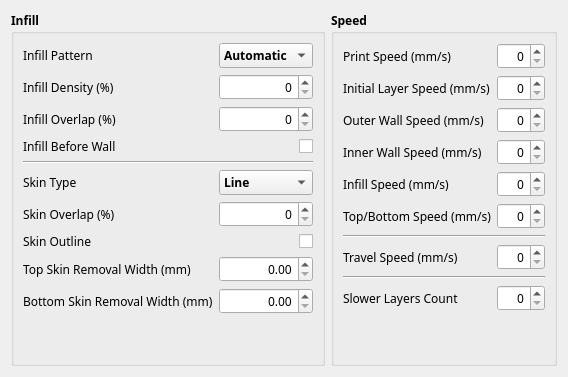
     <widget class="QWidget" name="tab_speed">
      <attribute name="title">
       <string>Infill / Speed</string>
      </attribute>
      <layout class="QGridLayout" name="gridLayout_7">
       <item row="0" column="0">
        <widget class="QGroupBox" name="groupBox_3">
         <property name="minimumSize">
          <size>
           <width>0</width>
           <height>0</height>
          </size>
         </property>
         <property name="maximumSize">
          <size>
           <width>16777215</width>
           <height>16777215</height>
          </size>
         </property>
         <property name="font">
          <font>
           <family>맑은 고딕</family>
           <pointsize>9</pointsize>
           <weight>75</weight>
           <bold>true</bold>
          </font>
         </property>
         <property name="title">
          <string>Infill</string>
         </property>
         <layout class="QGridLayout" name="gridLayout_3" columnstretch="2,1">
          <item row="3" column="1">
           <widget class="CustomCheckBox" name="checkBox_infill_before_wall">
            <property name="font">
             <font>
              <family>맑은 고딕</family>
              <pointsize>9</pointsize>
              <weight>50</weight>
              <bold>false</bold>
             </font>
            </property>
            <property name="toolTip">
             <string>infill_before_wall_tooltip</string>
            </property>
            <property name="layoutDirection">
             <enum>Qt::RightToLeft</enum>
            </property>
            <property name="text">
             <string/>
            </property>
            <property name="originalValue" stdset="0">
             <bool>false</bool>
            </property>
           </widget>
          </item>
          <item row="5" column="0" colspan="2">
           <widget class="Line" name="line_18">
            <property name="orientation">
             <enum>Qt::Horizontal</enum>
            </property>
           </widget>
          </item>
          <item row="8" column="1">
           <widget class="CustomCheckBox" name="checkBox_skin_outline">
            <property name="font">
             <font>
              <family>맑은 고딕</family>
              <pointsize>9</pointsize>
              <weight>50</weight>
              <bold>false</bold>
             </font>
            </property>
            <property name="toolTip">
             <string>skin_outline_tooltip</string>
            </property>
            <property name="layoutDirection">
             <enum>Qt::RightToLeft</enum>
            </property>
            <property name="text">
             <string/>
            </property>
            <property name="originalValue" stdset="0">
             <bool>false</bool>
            </property>
           </widget>
          </item>
          <item row="2" column="0">
           <widget class="QLabel" name="label_65">
            <property name="sizePolicy">
             <sizepolicy hsizetype="Preferred" vsizetype="Preferred">
              <horstretch>0</horstretch>
              <verstretch>0</verstretch>
             </sizepolicy>
            </property>
            <property name="minimumSize">
             <size>
              <width>0</width>
              <height>0</height>
             </size>
            </property>
            <property name="maximumSize">
             <size>
              <width>16777215</width>
              <height>16777215</height>
             </size>
            </property>
            <property name="font">
             <font>
              <family>맑은 고딕</family>
              <pointsize>9</pointsize>
              <weight>50</weight>
              <bold>false</bold>
             </font>
            </property>
            <property name="toolTip">
             <string>infill_overlap_tooltip</string>
            </property>
            <property name="text">
             <string>Infill Overlap (%)</string>
            </property>
           </widget>
          </item>
          <item row="3" column="0">
           <widget class="QLabel" name="label_3">
            <property name="font">
             <font>
              <family>맑은 고딕</family>
              <pointsize>9</pointsize>
              <weight>50</weight>
              <bold>false</bold>
             </font>
            </property>
            <property name="toolTip">
             <string>infill_before_wall_tooltip</string>
            </property>
            <property name="text">
             <string>Infill Before Wall</string>
            </property>
           </widget>
          </item>
          <item row="6" column="1">
           <widget class="CustomComboBox" name="comboBox_skin_type">
            <property name="minimumSize">
             <size>
              <width>0</width>
              <height>0</height>
             </size>
            </property>
            <property name="font">
             <font>
              <family>맑은 고딕</family>
              <pointsize>9</pointsize>
              <weight>75</weight>
              <bold>true</bold>
             </font>
            </property>
            <property name="toolTip">
             <string>skin_type_tooltip</string>
            </property>
            <property name="styleSheet">
             <string notr="true"/>
            </property>
            <property name="originalValue" stdset="0">
             <number>0</number>
            </property>
            <item>
             <property name="text">
              <string>Line</string>
             </property>
            </item>
            <item>
             <property name="text">
              <string>Concentric</string>
             </property>
            </item>
           </widget>
          </item>
          <item row="7" column="1">
           <widget class="CustomSpinBox" name="spinBox_skin_overlap">
            <property name="font">
             <font>
              <family>맑은 고딕</family>
              <pointsize>9</pointsize>
              <weight>50</weight>
              <bold>false</bold>
             </font>
            </property>
            <property name="toolTip">
             <string>skin_overlap_tooltip</string>
            </property>
            <property name="alignment">
             <set>Qt::AlignRight|Qt::AlignTrailing|Qt::AlignVCenter</set>
            </property>
            <property name="originalValue" stdset="0">
             <number>0</number>
            </property>
           </widget>
          </item>
          <item row="9" column="1">
           <widget class="CustomDoubleSpinBox" name="doubleSpinBox_top_skin_removal_width">
            <property name="font">
             <font>
              <family>맑은 고딕</family>
              <pointsize>9</pointsize>
              <weight>50</weight>
              <bold>false</bold>
             </font>
            </property>
            <property name="toolTip">
             <string>top_skin_removal_width_tooltip</string>
            </property>
            <property name="alignment">
             <set>Qt::AlignRight|Qt::AlignTrailing|Qt::AlignVCenter</set>
            </property>
            <property name="singleStep">
             <double>0.100000000000000</double>
            </property>
            <property name="originalValue" stdset="0">
             <double>0.000000000000000</double>
            </property>
           </widget>
          </item>
          <item row="1" column="0">
           <widget class="QLabel" name="label_infill_density">
            <property name="font">
             <font>
              <family>맑은 고딕</family>
              <pointsize>9</pointsize>
              <weight>50</weight>
              <bold>false</bold>
              <stylestrategy>PreferAntialias</stylestrategy>
             </font>
            </property>
            <property name="toolTip">
             <string>infill_density_tooltip</string>
            </property>
            <property name="text">
             <string>Infill Density (%)</string>
            </property>
           </widget>
          </item>
          <item row="6" column="0">
           <widget class="QLabel" name="label_5">
            <property name="font">
             <font>
              <family>맑은 고딕</family>
              <pointsize>9</pointsize>
              <weight>50</weight>
              <bold>false</bold>
             </font>
            </property>
            <property name="toolTip">
             <string>skin_type_tooltip</string>
            </property>
            <property name="text">
             <string>Skin Type</string>
            </property>
           </widget>
          </item>
          <item row="7" column="0">
           <widget class="QLabel" name="label_skin_overlap">
            <property name="font">
             <font>
              <family>맑은 고딕</family>
              <pointsize>9</pointsize>
              <weight>50</weight>
              <bold>false</bold>
             </font>
            </property>
            <property name="toolTip">
             <string>skin_overlap_tooltip</string>
            </property>
            <property name="text">
             <string>Skin Overlap (%)</string>
            </property>
           </widget>
          </item>
          <item row="10" column="0">
           <widget class="QLabel" name="label_bottom_skin_removal_width">
            <property name="font">
             <font>
              <family>맑은 고딕</family>
              <pointsize>9</pointsize>
              <weight>50</weight>
              <bold>false</bold>
             </font>
            </property>
            <property name="toolTip">
             <string>bottom_skin_removal_width_tooltip</string>
            </property>
            <property name="text">
             <string>Bottom Skin Removal Width (mm)</string>
            </property>
           </widget>
          </item>
          <item row="9" column="0">
           <widget class="QLabel" name="label_top_skin_removal_width">
            <property name="font">
             <font>
              <family>맑은 고딕</family>
              <pointsize>9</pointsize>
              <weight>50</weight>
              <bold>false</bold>
             </font>
            </property>
            <property name="toolTip">
             <string>top_skin_removal_width_tooltip</string>
            </property>
            <property name="text">
             <string>Top Skin Removal Width (mm)</string>
            </property>
           </widget>
          </item>
          <item row="0" column="1">
           <widget class="CustomComboBox" name="comboBox_infill_pattern">
            <property name="sizePolicy">
             <sizepolicy hsizetype="Minimum" vsizetype="Fixed">
              <horstretch>0</horstretch>
              <verstretch>0</verstretch>
             </sizepolicy>
            </property>
            <property name="minimumSize">
             <size>
              <width>0</width>
              <height>0</height>
             </size>
            </property>
            <property name="maximumSize">
             <size>
              <width>16777215</width>
              <height>16777215</height>
             </size>
            </property>
            <property name="font">
             <font>
              <family>맑은 고딕</family>
              <pointsize>9</pointsize>
              <weight>75</weight>
              <bold>true</bold>
             </font>
            </property>
            <property name="toolTip">
             <string>infill_pattern_tooltip</string>
            </property>
            <property name="styleSheet">
             <string notr="true"/>
            </property>
            <property name="originalValue" stdset="0">
             <number>0</number>
            </property>
            <item>
             <property name="text">
              <string>Automatic</string>
             </property>
            </item>
            <item>
             <property name="text">
              <string>Grid</string>
             </property>
            </item>
            <item>
             <property name="text">
              <string>Line</string>
             </property>
            </item>
            <item>
             <property name="text">
              <string>Concentric</string>
             </property>
            </item>
            <item>
             <property name="text">
              <string>Crystal (1)</string>
             </property>
            </item>
            <item>
             <property name="text">
              <string>Crystal (2)</string>
             </property>
            </item>
           </widget>
          </item>
          <item row="8" column="0">
           <widget class="QLabel" name="label_skin_outline">
            <property name="font">
             <font>
              <family>맑은 고딕</family>
              <pointsize>9</pointsize>
              <weight>50</weight>
              <bold>false</bold>
             </font>
            </property>
            <property name="toolTip">
             <string>skin_outline_tooltip</string>
            </property>
            <property name="text">
             <string>Skin Outline</string>
            </property>
           </widget>
          </item>
          <item row="0" column="0">
           <widget class="QLabel" name="label_14">
            <property name="font">
             <font>
              <family>맑은 고딕</family>
              <pointsize>9</pointsize>
              <weight>50</weight>
              <bold>false</bold>
             </font>
            </property>
            <property name="toolTip">
             <string>infill_pattern_tooltip</string>
            </property>
            <property name="text">
             <string>Infill Pattern</string>
            </property>
           </widget>
          </item>
          <item row="2" column="1">
           <widget class="CustomSpinBox" name="spinBox_infill_overlap">
            <property name="font">
             <font>
              <family>맑은 고딕</family>
              <pointsize>9</pointsize>
              <weight>50</weight>
              <bold>false</bold>
             </font>
            </property>
            <property name="toolTip">
             <string>infill_overlap_tooltip</string>
            </property>
            <property name="alignment">
             <set>Qt::AlignRight|Qt::AlignTrailing|Qt::AlignVCenter</set>
            </property>
            <property name="singleStep">
             <number>5</number>
            </property>
            <property name="originalValue" stdset="0">
             <number>0</number>
            </property>
           </widget>
          </item>
          <item row="10" column="1">
           <widget class="CustomDoubleSpinBox" name="doubleSpinBox_bottom_skin_removal_width">
            <property name="font">
             <font>
              <family>맑은 고딕</family>
              <pointsize>9</pointsize>
              <weight>50</weight>
              <bold>false</bold>
             </font>
            </property>
            <property name="toolTip">
             <string>bottom_skin_removal_width_tooltip</string>
            </property>
            <property name="alignment">
             <set>Qt::AlignRight|Qt::AlignTrailing|Qt::AlignVCenter</set>
            </property>
            <property name="singleStep">
             <double>0.100000000000000</double>
            </property>
            <property name="originalValue" stdset="0">
             <double>0.000000000000000</double>
            </property>
           </widget>
          </item>
          <item row="11" column="0">
           <spacer name="verticalSpacer_5">
            <property name="orientation">
             <enum>Qt::Vertical</enum>
            </property>
            <property name="sizeHint" stdset="0">
             <size>
              <width>20</width>
              <height>40</height>
             </size>
            </property>
           </spacer>
          </item>
          <item row="1" column="1">
           <widget class="CustomSpinBox" name="spinBox_infill_density">
            <property name="minimumSize">
             <size>
              <width>0</width>
              <height>0</height>
             </size>
            </property>
            <property name="maximumSize">
             <size>
              <width>16777215</width>
              <height>16777215</height>
             </size>
            </property>
            <property name="font">
             <font>
              <family>맑은 고딕</family>
              <pointsize>9</pointsize>
              <weight>50</weight>
              <bold>false</bold>
             </font>
            </property>
            <property name="toolTip">
             <string>infill_density_tooltip</string>
            </property>
            <property name="alignment">
             <set>Qt::AlignRight|Qt::AlignTrailing|Qt::AlignVCenter</set>
            </property>
            <property name="maximum">
             <number>100</number>
            </property>
           </widget>
          </item>
         </layout>
        </widget>
       </item>
       <item row="0" column="1">
        <widget class="QGroupBox" name="groupBox_23">
         <property name="sizePolicy">
          <sizepolicy hsizetype="Preferred" vsizetype="Preferred">
           <horstretch>0</horstretch>
           <verstretch>0</verstretch>
          </sizepolicy>
         </property>
         <property name="minimumSize">
          <size>
           <width>0</width>
           <height>0</height>
          </size>
         </property>
         <property name="maximumSize">
          <size>
           <width>16777215</width>
           <height>16777215</height>
          </size>
         </property>
         <property name="font">
          <font>
           <family>맑은 고딕</family>
           <pointsize>9</pointsize>
           <weight>75</weight>
           <bold>true</bold>
          </font>
         </property>
         <property name="title">
          <string>Speed</string>
         </property>
         <layout class="QGridLayout" name="gridLayout_20" columnstretch="2,1">
          <item row="5" column="1">
           <widget class="CustomDoubleSpinBox" name="doubleSpinBox_outer_wall_speed">
            <property name="minimumSize">
             <size>
              <width>0</width>
              <height>0</height>
             </size>
            </property>
            <property name="maximumSize">
             <size>
              <width>16777215</width>
              <height>16777215</height>
             </size>
            </property>
            <property name="font">
             <font>
              <family>맑은 고딕</family>
              <pointsize>9</pointsize>
              <weight>50</weight>
              <bold>false</bold>
              <stylestrategy>PreferDefault</stylestrategy>
             </font>
            </property>
            <property name="toolTip">
             <string>outer_wall_speed_tooltip</string>
            </property>
            <property name="alignment">
             <set>Qt::AlignRight|Qt::AlignTrailing|Qt::AlignVCenter</set>
            </property>
            <property name="decimals">
             <number>0</number>
            </property>
            <property name="singleStep">
             <double>5.000000000000000</double>
            </property>
            <property name="originalValue" stdset="0">
             <double>0.000000000000000</double>
            </property>
           </widget>
          </item>
          <item row="7" column="0">
           <widget class="QLabel" name="label_infill_speed">
            <property name="font">
             <font>
              <family>맑은 고딕</family>
              <pointsize>9</pointsize>
              <weight>50</weight>
              <bold>false</bold>
              <stylestrategy>PreferDefault</stylestrategy>
             </font>
            </property>
            <property name="toolTip">
             <string>infill_speed_tooltip</string>
            </property>
            <property name="text">
             <string>Infill Speed (mm/s)</string>
            </property>
           </widget>
          </item>
          <item row="8" column="0">
           <widget class="QLabel" name="label_top_bottom_speed">
            <property name="font">
             <font>
              <family>맑은 고딕</family>
              <pointsize>9</pointsize>
              <weight>50</weight>
              <bold>false</bold>
              <stylestrategy>PreferDefault</stylestrategy>
             </font>
            </property>
            <property name="toolTip">
             <string>top_bottom_speed_tooltip</string>
            </property>
            <property name="text">
             <string>Top/Bottom Speed (mm/s)</string>
            </property>
           </widget>
          </item>
          <item row="13" column="0">
           <widget class="QLabel" name="label_4">
            <property name="font">
             <font>
              <family>맑은 고딕</family>
              <weight>50</weight>
              <bold>false</bold>
             </font>
            </property>
            <property name="toolTip">
             <string>travel_speed_tooltip</string>
            </property>
            <property name="text">
             <string>Travel Speed (mm/s)</string>
            </property>
           </widget>
          </item>
          <item row="13" column="1">
           <widget class="CustomDoubleSpinBox" name="doubleSpinBox_travel_speed">
            <property name="minimumSize">
             <size>
              <width>0</width>
              <height>0</height>
             </size>
            </property>
            <property name="maximumSize">
             <size>
              <width>16777215</width>
              <height>16777215</height>
             </size>
            </property>
            <property name="font">
             <font>
              <family>맑은 고딕</family>
              <pointsize>9</pointsize>
              <weight>50</weight>
              <bold>false</bold>
              <stylestrategy>PreferDefault</stylestrategy>
             </font>
            </property>
            <property name="toolTip">
             <string>travel_speed_tooltip</string>
            </property>
            <property name="alignment">
             <set>Qt::AlignRight|Qt::AlignTrailing|Qt::AlignVCenter</set>
            </property>
            <property name="specialValueText">
             <string/>
            </property>
            <property name="suffix">
             <string/>
            </property>
            <property name="decimals">
             <number>0</number>
            </property>
            <property name="singleStep">
             <double>10.000000000000000</double>
            </property>
            <property name="originalValue" stdset="0">
             <double>0.000000000000000</double>
            </property>
           </widget>
          </item>
          <item row="14" column="0" colspan="2">
           <widget class="Line" name="line_7">
            <property name="orientation">
             <enum>Qt::Horizontal</enum>
            </property>
           </widget>
          </item>
          <item row="0" column="0">
           <widget class="QLabel" name="label_speed">
            <property name="font">
             <font>
              <family>맑은 고딕</family>
              <pointsize>9</pointsize>
              <weight>50</weight>
              <bold>false</bold>
              <stylestrategy>PreferDefault</stylestrategy>
             </font>
            </property>
            <property name="toolTip">
             <string>print_speed_tooltip</string>
            </property>
            <property name="text">
             <string>Print Speed (mm/s)</string>
            </property>
           </widget>
          </item>
          <item row="15" column="1">
           <widget class="CustomSpinBox" name="spinBox_slower_layers_count">
            <property name="font">
             <font>
              <family>맑은 고딕</family>
              <weight>50</weight>
              <bold>false</bold>
             </font>
            </property>
            <property name="toolTip">
             <string>slower_layers_count_tooltip</string>
            </property>
            <property name="alignment">
             <set>Qt::AlignRight|Qt::AlignTrailing|Qt::AlignVCenter</set>
            </property>
            <property name="originalValue" stdset="0">
             <number>0</number>
            </property>
           </widget>
          </item>
          <item row="6" column="0">
           <widget class="QLabel" name="label_inner_wall_speed">
            <property name="font">
             <font>
              <family>맑은 고딕</family>
              <pointsize>9</pointsize>
              <weight>50</weight>
              <bold>false</bold>
              <stylestrategy>PreferDefault</stylestrategy>
             </font>
            </property>
            <property name="toolTip">
             <string>inner_wall_speed_tooltip</string>
            </property>
            <property name="text">
             <string>Inner Wall Speed (mm/s)</string>
            </property>
           </widget>
          </item>
          <item row="3" column="0">
           <widget class="QLabel" name="label_initial_layer_speed">
            <property name="font">
             <font>
              <family>맑은 고딕</family>
              <pointsize>9</pointsize>
              <weight>50</weight>
              <bold>false</bold>
              <stylestrategy>PreferDefault</stylestrategy>
             </font>
            </property>
            <property name="toolTip">
             <string>initial_layer_speed_tooltip</string>
            </property>
            <property name="text">
             <string>Initial Layer Speed (mm/s)</string>
            </property>
           </widget>
          </item>
          <item row="8" column="1">
           <widget class="CustomDoubleSpinBox" name="doubleSpinBox_top_bottom_speed">
            <property name="minimumSize">
             <size>
              <width>0</width>
              <height>0</height>
             </size>
            </property>
            <property name="maximumSize">
             <size>
              <width>16777215</width>
              <height>16777215</height>
             </size>
            </property>
            <property name="font">
             <font>
              <family>맑은 고딕</family>
              <pointsize>9</pointsize>
              <weight>50</weight>
              <bold>false</bold>
              <stylestrategy>PreferDefault</stylestrategy>
             </font>
            </property>
            <property name="toolTip">
             <string>top_bottom_speed_tooltip</string>
            </property>
            <property name="alignment">
             <set>Qt::AlignRight|Qt::AlignTrailing|Qt::AlignVCenter</set>
            </property>
            <property name="decimals">
             <number>0</number>
            </property>
            <property name="singleStep">
             <double>5.000000000000000</double>
            </property>
            <property name="originalValue" stdset="0">
             <double>0.000000000000000</double>
            </property>
           </widget>
          </item>
          <item row="5" column="0">
           <widget class="QLabel" name="label_outer_wall_speed">
            <property name="font">
             <font>
              <family>맑은 고딕</family>
              <pointsize>9</pointsize>
              <weight>50</weight>
              <bold>false</bold>
              <stylestrategy>PreferDefault</stylestrategy>
             </font>
            </property>
            <property name="toolTip">
             <string>outer_wall_speed_tooltip</string>
            </property>
            <property name="text">
             <string>Outer Wall Speed (mm/s)</string>
            </property>
           </widget>
          </item>
          <item row="7" column="1">
           <widget class="CustomDoubleSpinBox" name="doubleSpinBox_infill_speed">
            <property name="minimumSize">
             <size>
              <width>0</width>
              <height>0</height>
             </size>
            </property>
            <property name="maximumSize">
             <size>
              <width>16777215</width>
              <height>16777215</height>
             </size>
            </property>
            <property name="font">
             <font>
              <family>맑은 고딕</family>
              <pointsize>9</pointsize>
              <weight>50</weight>
              <bold>false</bold>
              <stylestrategy>PreferDefault</stylestrategy>
             </font>
            </property>
            <property name="toolTip">
             <string>infill_speed_tooltip</string>
            </property>
            <property name="alignment">
             <set>Qt::AlignRight|Qt::AlignTrailing|Qt::AlignVCenter</set>
            </property>
            <property name="decimals">
             <number>0</number>
            </property>
            <property name="singleStep">
             <double>5.000000000000000</double>
            </property>
            <property name="originalValue" stdset="0">
             <double>0.000000000000000</double>
            </property>
           </widget>
          </item>
          <item row="6" column="1">
           <widget class="CustomDoubleSpinBox" name="doubleSpinBox_inner_wall_speed">
            <property name="minimumSize">
             <size>
              <width>0</width>
              <height>0</height>
             </size>
            </property>
            <property name="maximumSize">
             <size>
              <width>16777215</width>
              <height>16777215</height>
             </size>
            </property>
            <property name="font">
             <font>
              <family>맑은 고딕</family>
              <pointsize>9</pointsize>
              <weight>50</weight>
              <bold>false</bold>
              <stylestrategy>PreferDefault</stylestrategy>
             </font>
            </property>
            <property name="toolTip">
             <string>inner_wall_speed_tooltip</string>
            </property>
            <property name="alignment">
             <set>Qt::AlignRight|Qt::AlignTrailing|Qt::AlignVCenter</set>
            </property>
            <property name="decimals">
             <number>0</number>
            </property>
            <property name="singleStep">
             <double>5.000000000000000</double>
            </property>
            <property name="originalValue" stdset="0">
             <double>0.000000000000000</double>
            </property>
           </widget>
          </item>
          <item row="12" column="0" colspan="2">
           <widget class="Line" name="line_21">
            <property name="orientation">
             <enum>Qt::Horizontal</enum>
            </property>
           </widget>
          </item>
          <item row="16" column="0">
           <spacer name="verticalSpacer_15">
            <property name="orientation">
             <enum>Qt::Vertical</enum>
            </property>
            <property name="sizeHint" stdset="0">
             <size>
              <width>20</width>
              <height>40</height>
             </size>
            </property>
           </spacer>
          </item>
          <item row="15" column="0">
           <widget class="QLabel" name="label_slower_layers_count">
            <property name="font">
             <font>
              <family>맑은 고딕</family>
              <weight>50</weight>
              <bold>false</bold>
             </font>
            </property>
            <property name="toolTip">
             <string>slower_layers_count_tooltip</string>
            </property>
            <property name="text">
             <string>Slower Layers Count</string>
            </property>
           </widget>
          </item>
          <item row="3" column="1">
           <widget class="CustomDoubleSpinBox" name="doubleSpinBox_initial_layer_speed">
            <property name="minimumSize">
             <size>
              <width>0</width>
              <height>0</height>
             </size>
            </property>
            <property name="maximumSize">
             <size>
              <width>16777215</width>
              <height>16777215</height>
             </size>
            </property>
            <property name="font">
             <font>
              <family>맑은 고딕</family>
              <pointsize>9</pointsize>
              <weight>50</weight>
              <bold>false</bold>
              <stylestrategy>PreferDefault</stylestrategy>
             </font>
            </property>
            <property name="toolTip">
             <string>initial_layer_speed_tooltip</string>
            </property>
            <property name="alignment">
             <set>Qt::AlignRight|Qt::AlignTrailing|Qt::AlignVCenter</set>
            </property>
            <property name="decimals">
             <number>0</number>
            </property>
            <property name="singleStep">
             <double>5.000000000000000</double>
            </property>
            <property name="originalValue" stdset="0">
             <double>0.000000000000000</double>
            </property>
            <property name="isChangedValue" stdset="0">
             <bool>false</bool>
            </property>
           </widget>
          </item>
          <item row="0" column="1">
           <widget class="CustomDoubleSpinBox" name="doubleSpinBox_print_speed">
            <property name="minimumSize">
             <size>
              <width>0</width>
              <height>0</height>
             </size>
            </property>
            <property name="maximumSize">
             <size>
              <width>16777215</width>
              <height>16777215</height>
             </size>
            </property>
            <property name="font">
             <font>
              <family>맑은 고딕</family>
              <pointsize>9</pointsize>
              <weight>50</weight>
              <bold>false</bold>
              <stylestrategy>PreferDefault</stylestrategy>
             </font>
            </property>
            <property name="toolTip">
             <string>print_speed_tooltip</string>
            </property>
            <property name="alignment">
             <set>Qt::AlignRight|Qt::AlignTrailing|Qt::AlignVCenter</set>
            </property>
            <property name="specialValueText">
             <string/>
            </property>
            <property name="suffix">
             <string/>
            </property>
            <property name="decimals">
             <number>0</number>
            </property>
            <property name="singleStep">
             <double>10.000000000000000</double>
            </property>
            <property name="originalValue" stdset="0">
             <double>0.000000000000000</double>
            </property>
           </widget>
          </item>
         </layout>
        </widget>
       </item>
      </layout>
     </widget>
